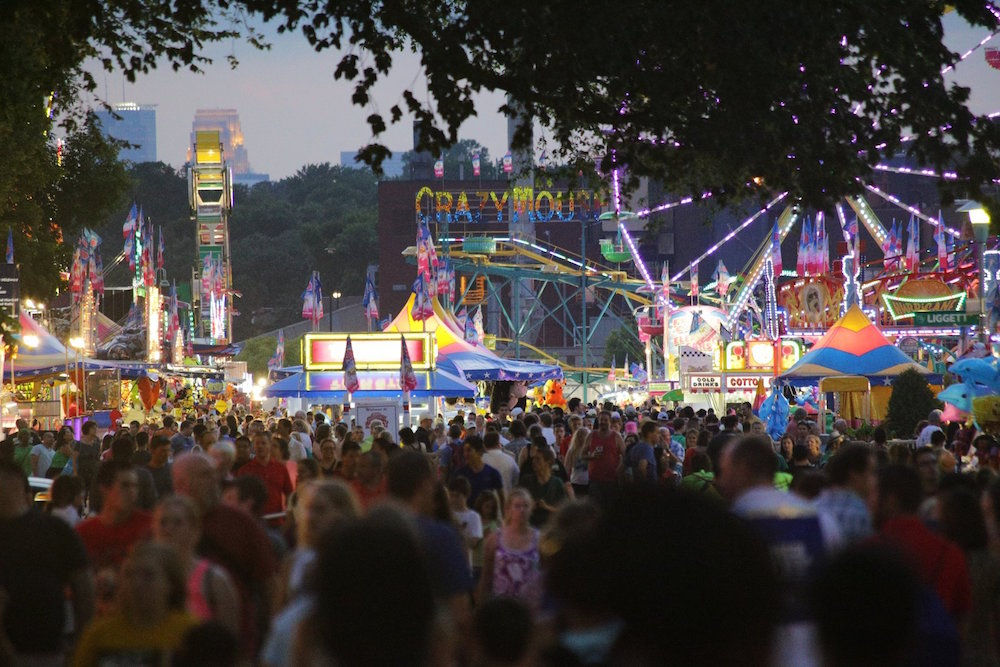
#> input picture Activity2/SampleImages/mightyMidway.jpg, 1000 x 667 px
$ python Script0.py
#> lines starting #> are read from the running program, lines starting #| are printed output that depends on the picture
import cv2
import numpy

img = cv2.imread("SampleImages/mightyMidway.jpg")
#> img is the input picture: shape (667, 1000, 3); mean B, G, R 66.6, 67.6, 74.2

img1 = cv2.resize(img, (100, 100))
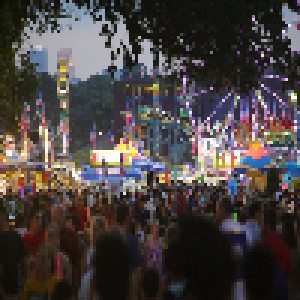
#> img1: shape (100, 100, 3) (shown 3 times larger); mean B, G, R 66.2, 67.1, 73.7

cv2.imshow("100 X 100", img1)
cv2.waitKey()

img2 = cv2.resize(img, (0,0), fx=2, fy=2)

cv2.imshow("Stretch", img2)
cv2.waitKey()

img3 = cv2.resize(img, (0,0), fx=0.5, fy= 1.0)
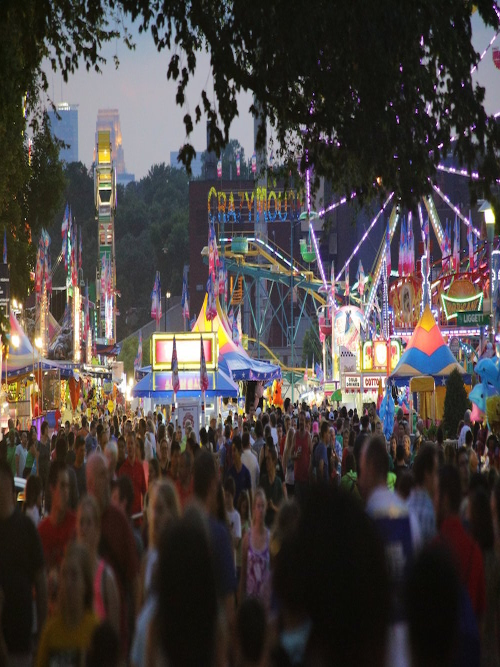
#> img3: shape (667, 500, 3); mean B, G, R 66.8, 67.8, 74.4

cv2.imshow("Squash", img3)
cv2.waitKey()

$ run again, with Activity2/SampleImages/canyonlands.jpg copied over Activity2/SampleImages/mightyMidway.jpg
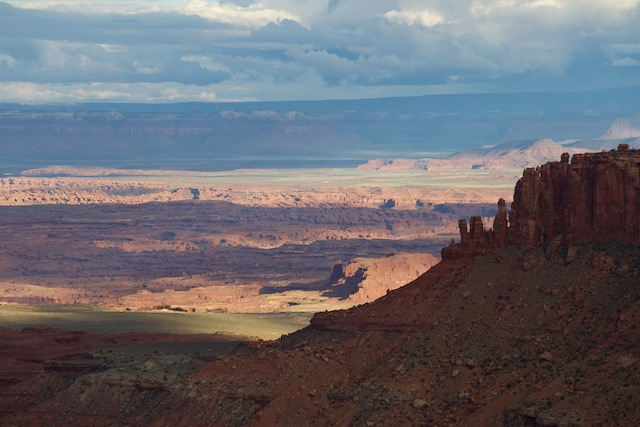
#> input picture Activity2/SampleImages/canyonlands.jpg, 640 x 427 px
#> img is the input picture: shape (427, 640, 3); mean B, G, R 111.6, 105.2, 106.6
#> `img1 = cv2.resize(img, (100, 100))`:
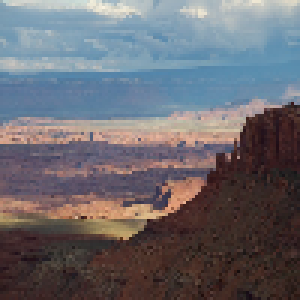
#> img1: shape (100, 100, 3) (shown 3 times larger); mean B, G, R 111.4, 105, 106.5
#> `img3 = cv2.resize(img, (0,0), fx=0.5, fy= 1.0)`:
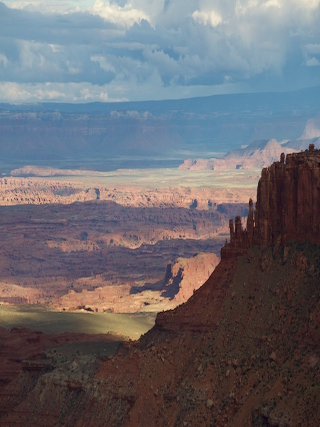
#> img3: shape (427, 320, 3); mean B, G, R 111.8, 105.4, 106.9

$ run again, with Activity2/SampleImages/landscape1.jpg copied over Activity2/SampleImages/mightyMidway.jpg
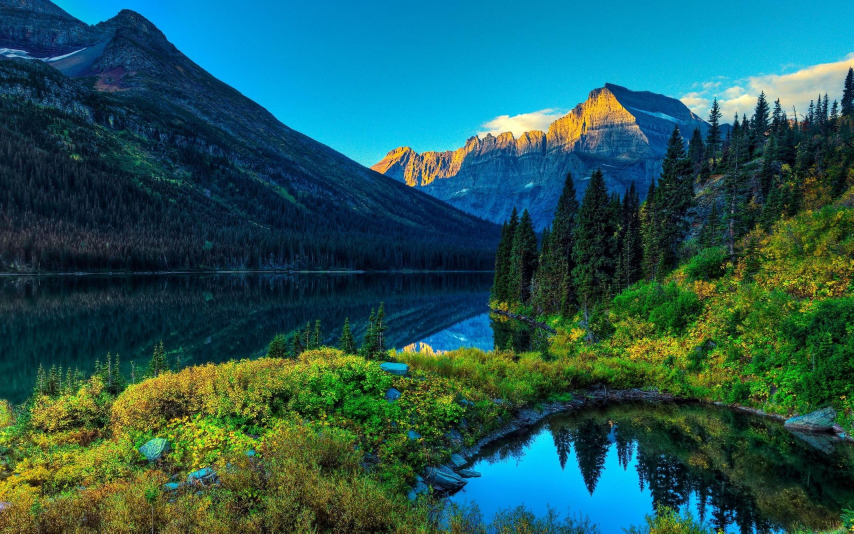
#> input picture Activity2/SampleImages/landscape1.jpg, 2560 x 1600 px (shown at 1/3 size)
#> img is the input picture: shape (1600, 2560, 3); mean B, G, R 87.5, 88.5, 35.4
#> `img1 = cv2.resize(img, (100, 100))`:
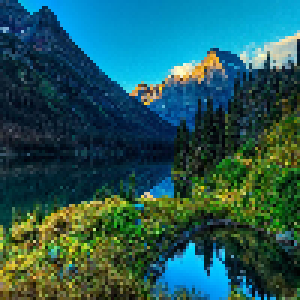
#> img1: shape (100, 100, 3) (shown 3 times larger); mean B, G, R 87.4, 88.3, 35.4
#> `img3 = cv2.resize(img, (0,0), fx=0.5, fy= 1.0)`:
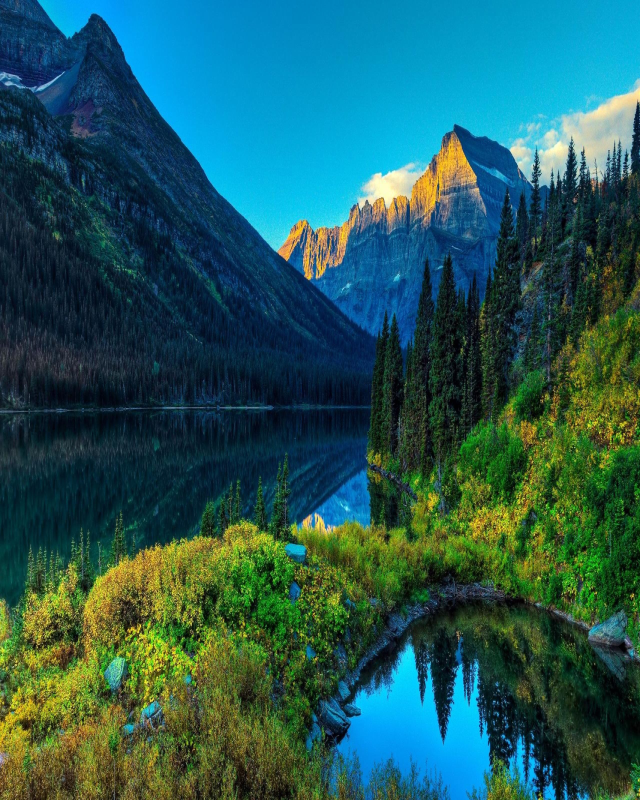
#> img3: shape (1600, 1280, 3) (shown at 1/2 size); mean B, G, R 87.8, 88.7, 35.7
